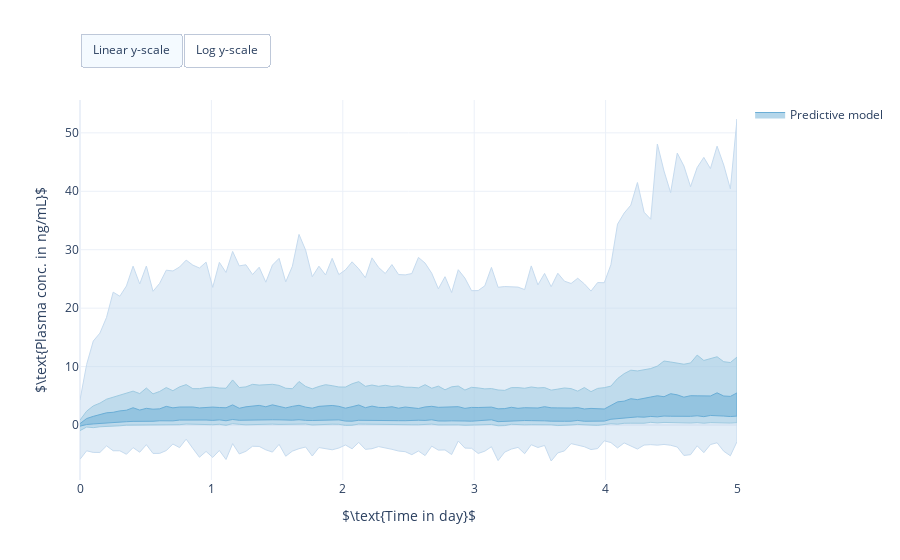

Notebook code for this chart:
### Markdown cell above
## Prior predictive checks

### Code cell
import numpy as np
import pints

# Define prior distribution
log_priors = [
    pints.HalfCauchyLogPrior(location=0, scale=1),     # Volume of distribution
    pints.HalfCauchyLogPrior(location=1, scale=2),     # Absorption rate
    pints.HalfCauchyLogPrior(location=0, scale=0.1),   # Elimination rate
    pints.HalfCauchyLogPrior(location=0, scale=1),     # Sigma base
    pints.HalfCauchyLogPrior(location=0, scale=0.1)]   # Sigma rel.
log_prior = pints.ComposedLogPrior(*log_priors)

# Define prior predictive model and sample 1000 virtual patients
predictive_model = problem.get_predictive_model(exclude_pop_model=True)
model = erlo.PriorPredictiveModel(predictive_model, log_prior)
seed = 42
n_samples = 1000
times = np.linspace(start=0, stop=5, num=100)
model.set_dosing_regimen(2.5, start=0, period=4, num=2)
samples = model.sample(times, n_samples, seed)

# Visualise prior predictive model
fig = erlo.plots.PDPredictivePlot()
fig.add_prediction(data=samples, bulk_probs=[0.3, 0.6, 0.9])
fig.set_axis_labels(xlabel=r'$\text{Time in day}$', ylabel=r'$\text{Plasma conc. in ng/mL}$')
fig.show()

### Figure 1 — Plotly figure (JSON) as saved in the notebook; plotly's stock layout.template omitted (floating-point values rounded to 4 significant figures; data arrays with more than 128 entries replaced by an {"elided": "..."} marker saying what was removed)
{"data": [{"fill": "toself", "hoverinfo": "text", "legendgroup": "Model prediction", "line": {"color": "rgb(198,219,239)", "width": 1}, "name": "Predictive model", "showlegend": false, "text": "0.9 Bulk", "type": "scatter", "x": {"elided": "200 float values"}, "y": {"elided": "200 float values"}}, {"fill": "toself", "hoverinfo": "text", "legendgroup": "Model prediction", "line": {"color": "rgb(158,202,225)", "width": 1}, "name": "Predictive model", "showlegend": false, "text": "0.6 Bulk", "type": "scatter", "x": {"elided": "200 float values"}, "y": {"elided": "200 float values"}}, {"fill": "toself", "hoverinfo": "text", "legendgroup": "Model prediction", "line": {"color": "rgb(107,174,214)", "width": 1}, "name": "Predictive model", "showlegend": true, "text": "0.3 Bulk", "type": "scatter", "x": {"elided": "200 float values"}, "y": {"elided": "200 float values"}}], "layout": {"autosize": true, "updatemenus": [{"buttons": [{"args": [{"yaxis.type": "linear"}], "label": "Linear y-scale", "method": "relayout"}, {"args": [{"yaxis.type": "log"}], "label": "Log y-scale", "method": "relayout"}], "direction": "left", "pad": {"r": 0, "t": -10}, "showactive": true, "type": "buttons", "x": 0, "xanchor": "left", "y": 1.15, "yanchor": "top"}], "xaxis": {"title": {"text": "$\\text{Time in day}$"}}, "yaxis": {"title": {"text": "$\\text{Plasma conc. in ng/mL}$"}}}}
